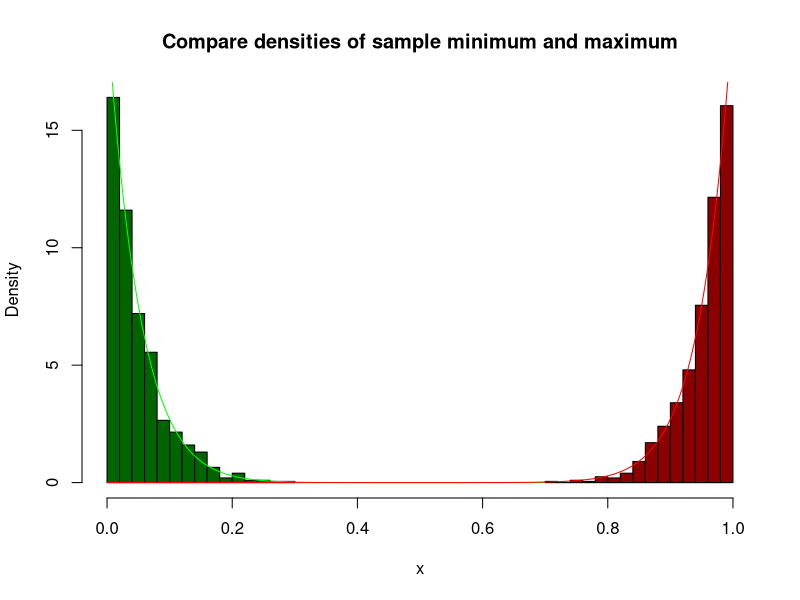

Generate this figure with R: (Note: this script raises an error after producing the figure.)
## ---- chunk 1
N_MC = 1000
n = 20
## ---- chunk 2
set.seed(666)
X_min = replicate(N_MC, min(runif(n)))
X_max = replicate(N_MC, max(runif(n)))
## ---- chunk 3
x_theo = seq(from = 0, to = 1, length.out = 10000)
y_theo = list(min = dbeta(x_theo, shape1 = 1, shape2 = n), max = dbeta(x_theo, shape1 = n,shape2 = 1))
## ---- chunk 4

hist(X_min, breaks = "Scott", prob = T, xlim = c(0,1), col = "darkgreen", main = "Compare densities of sample minimum and maximum", xlab = 'x')
lines(x_theo, y_theo$min, col = "green")
hist(X_max, breaks = "Scott", prob = T, xlim = c(0,1), col = "darkred", add = T)
lines(x_theo, y_theo$max, col = "red")
## ---- chunk 5
# Choose a larger n: The densities will collapse to a vertical line - the probability limits.
## ---- chunk 6
f_n = function(x, n){
  calculation = x^n
  return(calculation)
}
## ---- chunk 7
limit_f = function(x){
   if (x < 1){
     calculation = 0
   }else {
     calculation = 1
   } 
  return(calculation)
}
## ---- chunk 8
abs_diff = function(x, n, f_n, limit_f){
  calculation = abs(f_n(x, n)-limit_f(x))
  return(calculation)
}

x = seq(from = 0, to = 1, length.out = 10000)
plot(x, abs_diff(x, n = 1, f_n, limit_f), type = "l", lwd = 2, col = "red", main = "Visualize pointwise convergence of f_n for different n", xlab = "x", ylab = "f_n")
lines(x, abs_diff(x, n = 10, f_n, limit_f), lwd = 2, col = "green")
lines(x, abs_diff(x, n = 100, f_n, limit_f), lwd = 2, col = "blue")
## ---- chunk 9
epsilon = 0.5
N = 1000
x = 0.5
distance = function(epsilon, N, x){
  dist = abs_diff(x = x, n = N, f_n, limit_f)
  while (dist < epsilon){
    x = x + 0.0001
    dist = abs_diff(x, n, f_n, limit_f)
  }
  return(paste("For x >", x, "the distance is larger than epsilon"))
}
distance(epsilon = epsilon, N = N, x = x)
## ---- chunk 10
mu_1 = function(x){
  m = 1/(length(x)-1)*sum(x)
  return(m)
}
mu_2 = function(x){
  m = sum(x[1:3])/3
  return(m)
}
mu_3 = function(x){
  m = mean(x)
  return(m)
}
## ---- chunk 11
MSE = function(x, mu = mu){
  result = mean((x-mu)^2)
  return(result)
}
## ---- chunk 12
N_MC = 1000
shape = 5
scale = 3
mu = shape*scale # expected value
n = seq(from = 3,to = 100)
seednum = 777
## ---- chunk 13
Results_1 = replicate(length(n),NA) # for later use
Results_2 = replicate(length(n),NA) # for later use
Results_3 = replicate(length(n),NA) # for later use

for (i in n) {
  set.seed(seednum)
  Results_1[i-2] = MSE(replicate(N_MC, mu_1(rgamma(i, shape = shape, scale = scale))), mu = mu)
  set.seed(seednum)
  Results_2[i-2] = MSE(replicate(N_MC, mu_2(rgamma(i, shape = shape, scale = scale))), mu = mu)
  set.seed(seednum)
  Results_3[i-2] = MSE(replicate(N_MC, mu_3(rgamma(i, shape = shape, scale = scale))), mu = mu)
}
## ---- chunk 14
plot(n, Results_1, col = "green", lwd = 2, main = "Comparison of three estimators for different n", type = "l", ylab = "MSE")
lines(n, Results_2, col = "blue", lwd = 2)
lines(n, Results_3, col = "red", lwd = 2)
## ---- chunk 15
# For shorter sample sizes we may use the sample mean (estimator 3), for larger samples we can also use the transformed mean (estimator 1) or the sample mean (again estimator 3). The second method is outperformed for every n (at least for this parameter combination of shape and scale.
